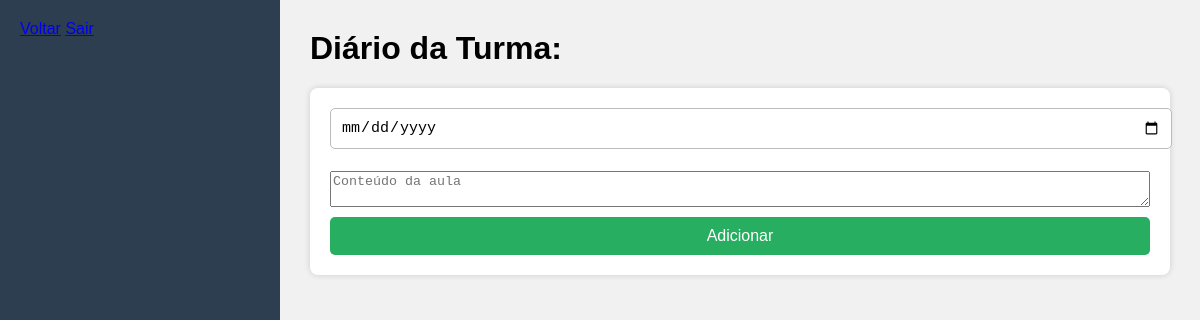
The app's page /turmas/1/diario, older data.
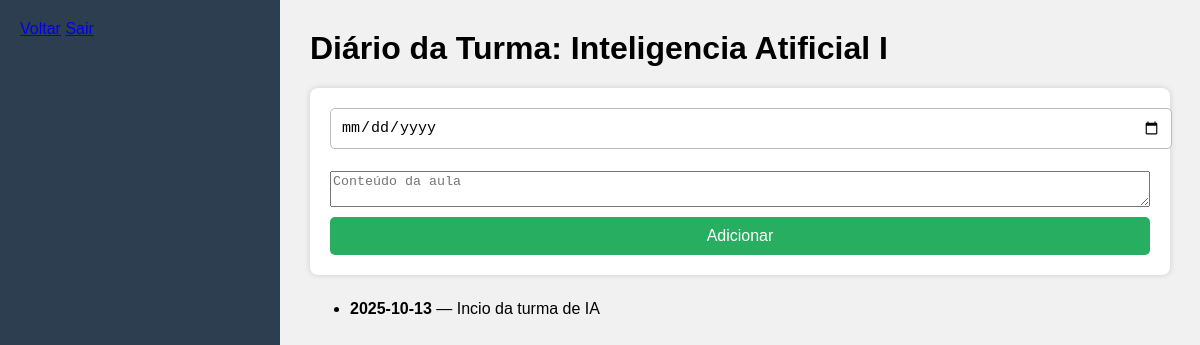
The same page, newer data.
### tables this page shows
CREATE TABLE turmas (
    id INTEGER PRIMARY KEY AUTOINCREMENT,
    nome TEXT NOT NULL,
    alunos INTEGER NOT NULL
);

CREATE TABLE diario (
    id INTEGER PRIMARY KEY AUTOINCREMENT,
    turma_id INTEGER NOT NULL,
    data TEXT NOT NULL,
    conteudo TEXT NOT NULL,
    FOREIGN KEY(turma_id) REFERENCES turmas(id)
);

### app.py (the view)
@app.route('/turmas/<int:id>/diario')
def diario(id):
    db = get_db()
    turma = db.execute("SELECT * FROM turmas WHERE id=?", (id,)).fetchone()
    registros = db.execute("SELECT * FROM diario WHERE turma_id=?", (id,)).fetchall()
    return render_template('diario.html', turma=turma, registros=registros)

### app.py (called while the page is built)
def get_db():
    if "db" not in g:
        g.db = sqlite3.connect(DATABASE)
        g.db.row_factory = sqlite3.Row
    return g.db

### templates/diario.html (shortened to what this page needs)
<!DOCTYPE html>
<html lang="pt-BR">
<head>
<link rel="stylesheet" href="/static/styles.css">
</head>
<body>
<div class="layout">
    <aside class="sidebar">
        <a href="/turmas">Voltar</a>
        <a href="/logout">Sair</a>
    </aside>
    <main>
        <h1>Diário da Turma: {{ turma.nome }}</h1>
        <form class="card" method="POST" action="/diario/add/{{ turma.id }}">
            <input type="date" name="data" required>
            <textarea name="conteudo" placeholder="Conteúdo da aula" required></textarea>
            <button class="btn-primary">Adicionar</button>
        </form>
        <ul>
            {% for r in registros %}
            <li><strong>{{ r.data }}</strong> — {{ r.conteudo }}</li>
            {% endfor %}
        </ul>
    </main>
</div>
</body>
</html>

Row changes from the older to the newer data that the page shows:
added turmas: nome "Inteligencia Atificial I"
added diario: data "2025-10-13", conteudo "Incio da turma de IA"
